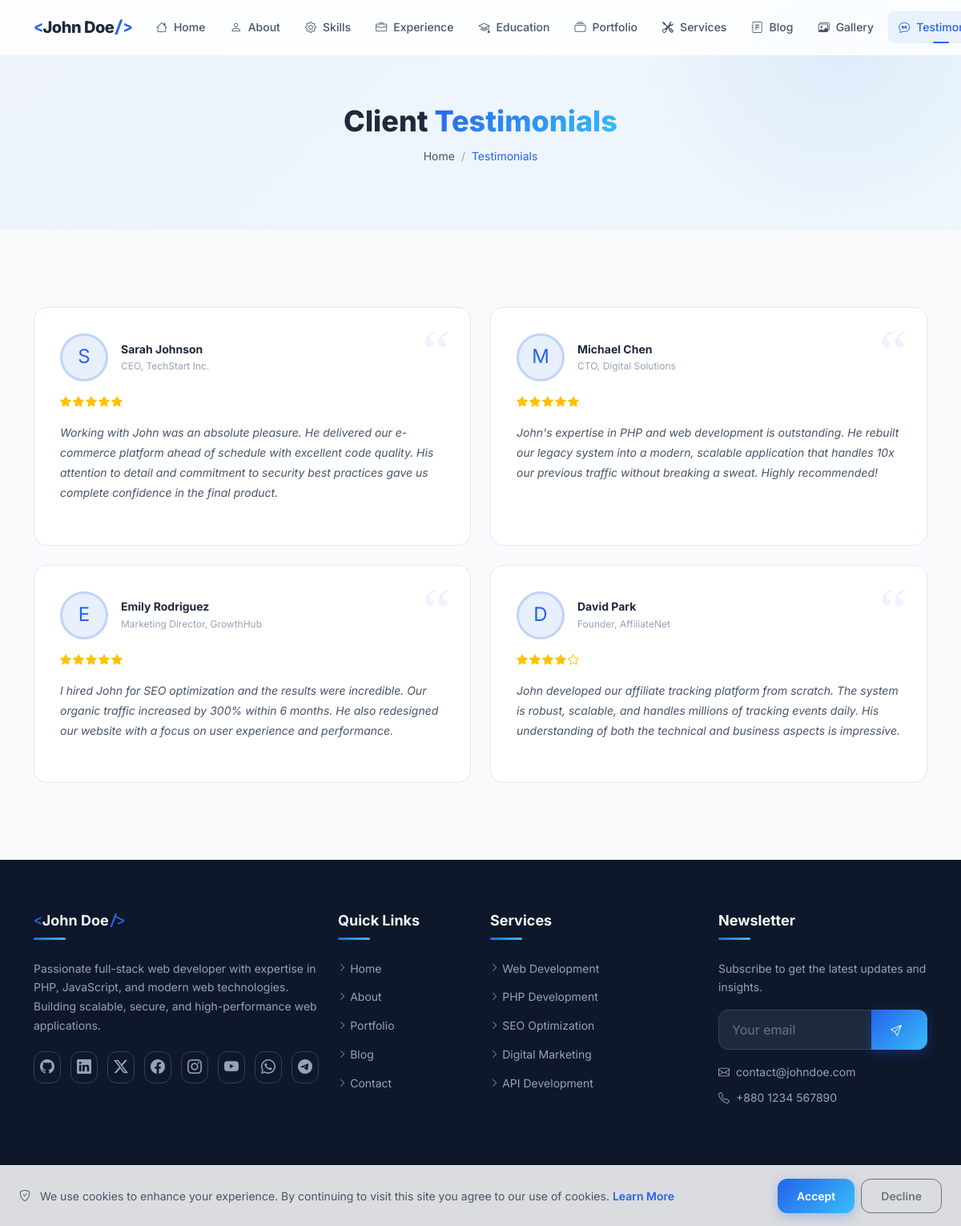
Screenshot of /testimonials with the database file from the repository.
### tables this page shows
CREATE TABLE IF NOT EXISTS `profile` (
    `id` INT UNSIGNED AUTO_INCREMENT PRIMARY KEY,
    `user_id` INT UNSIGNED NOT NULL,
    `full_name` VARCHAR(150) NOT NULL,
    `profession` VARCHAR(255) DEFAULT NULL,
    `photo` VARCHAR(255) DEFAULT NULL,
    `bio_short` TEXT DEFAULT NULL,
    `bio_full` LONGTEXT DEFAULT NULL,
    `birthday` DATE DEFAULT NULL,
    `nationality` VARCHAR(100) DEFAULT NULL,
    `location` VARCHAR(255) DEFAULT NULL,
    `languages` VARCHAR(500) DEFAULT NULL,
    `email` VARCHAR(255) DEFAULT NULL,
    `phone` VARCHAR(50) DEFAULT NULL,
    `website` VARCHAR(255) DEFAULT NULL,
    `mission` TEXT DEFAULT NULL,
    `vision` TEXT DEFAULT NULL,
    `goals` TEXT DEFAULT NULL,
    `typing_texts` TEXT DEFAULT NULL COMMENT 'JSON array of typing animation texts',
    `stats_experience_years` INT UNSIGNED DEFAULT 0,
    `stats_projects` INT UNSIGNED DEFAULT 0,
    `stats_clients` INT UNSIGNED DEFAULT 0,
    `stats_awards` INT UNSIGNED DEFAULT 0,
    `created_at` DATETIME DEFAULT CURRENT_TIMESTAMP,
    `updated_at` DATETIME DEFAULT CURRENT_TIMESTAMP ON UPDATE CURRENT_TIMESTAMP,
    FOREIGN KEY (`user_id`) REFERENCES `users`(`id`) ON DELETE CASCADE,
    INDEX `idx_user` (`user_id`)
);

CREATE TABLE IF NOT EXISTS `testimonials` (
    `id` INT UNSIGNED AUTO_INCREMENT PRIMARY KEY,
    `name` VARCHAR(150) NOT NULL,
    `photo` VARCHAR(255) DEFAULT NULL,
    `review` TEXT NOT NULL,
    `rating` TINYINT UNSIGNED DEFAULT 5 COMMENT '1-5 stars',
    `company` VARCHAR(200) DEFAULT NULL,
    `position` VARCHAR(200) DEFAULT NULL,
    `sort_order` INT UNSIGNED DEFAULT 0,
    `is_active` TINYINT(1) DEFAULT 1,
    `created_at` DATETIME DEFAULT CURRENT_TIMESTAMP,
    `updated_at` DATETIME DEFAULT CURRENT_TIMESTAMP ON UPDATE CURRENT_TIMESTAMP,
    INDEX `idx_sort` (`sort_order`)
);

CREATE TABLE IF NOT EXISTS `social_links` (
    `id` INT UNSIGNED AUTO_INCREMENT PRIMARY KEY,
    `platform` VARCHAR(50) NOT NULL,
    `url` VARCHAR(255) NOT NULL,
    `icon` VARCHAR(100) NOT NULL,
    `color` VARCHAR(20) DEFAULT NULL,
    `sort_order` INT UNSIGNED DEFAULT 0,
    `is_active` TINYINT(1) DEFAULT 1,
    `created_at` DATETIME DEFAULT CURRENT_TIMESTAMP,
    INDEX `idx_sort` (`sort_order`)
);

### pages/testimonials.php (the view, shortened to what the rows shown need)
<?php
$testimonials = [];
try {
    $testimonials = $db->fetchAll("SELECT * FROM testimonials WHERE is_active = 1 ORDER BY sort_order ASC");
} catch (Exception $e) {}
?>
<section class="page-header">
    <div class="container">
        <h1 class="page-title" data-aos="fade-up">Client <span class="gradient-text">Testimonials</span></h1>
    </div>
</section>
<section class="section">
    <div class="container">
        <div class="row g-4">
            <?php foreach ($testimonials as $index => $testimonial): ?>
            <div class="col-lg-6" data-aos="fade-up" data-aos-delay="<?php echo ($index % 2) * 100; ?>">
                <div class="testimonial-card">
                    <div class="d-flex align-items-center gap-3">
                        <?php if (!empty($testimonial['photo'])): ?>
                            <img src="<?php echo e(uploadUrl($testimonial['photo'])); ?>" alt="<?php echo e($testimonial['name']); ?>" class="testimonial-avatar">
                        <?php else: ?>
                            <div class="testimonial-avatar d-flex align-items-center justify-content-center" style="background: rgba(var(--primary-rgb), 0.1); font-size: 1.5rem; color: var(--primary);">
                                <?php echo strtoupper(substr($testimonial['name'], 0, 1)); ?>
                            </div>
                        <?php endif; ?>
                        <div>
                            <div class="testimonial-author"><?php echo e($testimonial['name']); ?></div>
                            <div class="testimonial-role">
                                <?php echo e($testimonial['position']); ?><?php echo $testimonial['company'] ? ', ' . e($testimonial['company']) : ''; ?>
                            </div>
                        </div>
                    </div>
                    <?php echo starRating((int)$testimonial['rating']); ?>
                    <p class="testimonial-text"><?php echo e($testimonial['review']); ?></p>
                </div>
            </div>
            <?php endforeach; ?>
        </div>
    </div>
</section>

### templates/header.php (shortened to what the rows shown need)
<?php
$profile = [];
try {
    $profile = $db->fetch("SELECT * FROM profile LIMIT 1") ?? [];
} catch (Exception $e) {
    $profile = [];
}
?>
<!DOCTYPE html>
<html lang="en" data-theme="light">
<head>
    <link rel="stylesheet" href="https://cdn.jsdelivr.net/npm/bootstrap@5.3.3/dist/css/bootstrap.min.css">
    <link rel="stylesheet" href="https://cdn.jsdelivr.net/npm/bootstrap-icons@1.11.3/font/bootstrap-icons.min.css">
    <link rel="stylesheet" href="https://unpkg.com/aos@2.3.1/dist/aos.css">
    <link rel="stylesheet" href="<?php echo asset('css/style.css'); ?>">
</head>
<body>
    <nav class="navbar navbar-expand-lg fixed-top glass-nav" id="mainNav">
        <div class="container">
            <a class="navbar-brand brand-logo" href="<?php echo url('home'); ?>">
                <?php if (!empty(getSetting('site_logo'))): ?>
                    <img src="<?php echo e(uploadUrl(getSetting('site_logo'))); ?>" alt="<?php echo e(SITE_NAME); ?>" height="40">
                <?php else: ?>
                    <span class="brand-text">
                        <span class="brand-accent">&lt;</span><?php echo e($profile['full_name'] ?? 'JD'); ?><span class="brand-accent">/&gt;</span>
                    </span>
                <?php endif; ?>
            </a>
        </div>
    </nav>
    <main id="main-content">

### functions/helpers.php (shortened to what the rows shown need)
<?php
function e(?string $value): string
{
    return htmlspecialchars($value ?? '', ENT_QUOTES, 'UTF-8');
}
function asset(string $path): string
{
    return SITE_URL . 'assets/' . ltrim($path, '/') . '?v=' . ASSET_VERSION;
}
function url(string $page = ''): string
{
    if (empty($page) || $page === 'home') {
        return rtrim(SITE_URL, '/') . '/';
    }
    return rtrim(SITE_URL, '/') . '/' . ltrim($page, '/');
}
function truncate(string $text, int $length = 150, string $suffix = '...'): string
{
    $text = strip_tags($text);
    if (mb_strlen($text) <= $length) {
        return $text;
    }
    return mb_substr($text, 0, $length) . $suffix;
}
function getSetting(string $key, string $default = ''): string
{
    global $siteSettings;
    return $siteSettings[$key] ?? $default;
}
function starRating(int $rating): string
{
    $html = '<div class="star-rating">';
    for ($i = 1; $i <= 5; $i++) {
        if ($i <= $rating) {
            $html .= '<i class="bi bi-star-fill text-warning"></i>';
        } else {
            $html .= '<i class="bi bi-star text-warning"></i>';
        }
    }
    $html .= '</div>';
    return $html;
}

### templates/footer.php (shortened to what the rows shown need)
    </main>
    <footer class="site-footer">
        <div class="footer-top">
            <div class="container">
                <div class="row g-4">
                    <div class="col-lg-4 col-md-6">
                        <div class="footer-widget">
                            <h5 class="footer-title">
                                <span class="brand-accent">&lt;</span><?php echo e($profile['full_name'] ?? SITE_NAME); ?><span class="brand-accent">/&gt;</span>
                            </h5>
                            <p class="footer-desc">
                                <?php echo e(truncate($profile['bio_short'] ?? SITE_DESCRIPTION, 200)); ?>
                            </p>
                            <div class="footer-social">
                                <?php foreach ($socialLinks as $social): ?>
                                <a href="<?php echo e($social['url']); ?>" target="_blank" rel="noopener noreferrer" class="social-icon" title="<?php echo e($social['platform']); ?>" style="--social-color: <?php echo e($social['color'] ?? '#2563EB'); ?>">
                                    <i class="<?php echo e($social['icon']); ?>"></i>
                                </a>
                                <?php endforeach; ?>
                            </div>
                        </div>
                    </div>
                    <div class="col-lg-3 col-md-6">
                        <div class="footer-widget">
                            <div class="footer-contact-info mt-3">
                                <?php if (!empty(getSetting('contact_email'))): ?>
                                <p><i class="bi bi-envelope me-2"></i><?php echo e(getSetting('contact_email')); ?></p>
                                <?php endif; ?>
                                <?php if (!empty(getSetting('contact_phone'))): ?>
                                <p><i class="bi bi-telephone me-2"></i><?php echo e(getSetting('contact_phone')); ?></p>
                                <?php endif; ?>
                            </div>
                        </div>
                    </div>
                </div>
            </div>
        </div>
        <div class="footer-bottom">
            <div class="container">
                <div class="row align-items-center">
                    <div class="col-md-6 text-center text-md-start">
                        <p class="mb-0"><?php echo e(getSetting('footer_text', '© ' . date('Y') . ' ' . ($profile['full_name'] ?? SITE_NAME) . '. All rights reserved.')); ?></p>
                    </div>
                </div>
            </div>
        </div>
    </footer>
</body>
</html>

### rows the page displays
profile: full_name "John Doe", bio_short "Passionate full-stack web developer with expertise in PHP, JavaScript, and modern web technologies. Building scalable, secure, and high-performance web applications.", email "contact@johndoe.com", phone "+880 1234 567890"
testimonials: name "S", name "Sarah Johnson", position "CEO", company "TechStart Inc.", rating 5 (drawn), review "Working with John was an absolute pleasure. He delivered our e-commerce platform ahead of schedule with excellent code quality. His attention to detail and commitment to security best practices gave us complete confidence in the final product."
testimonials: name "M", name "Michael Chen", position "CTO", company "Digital Solutions", rating 5 (drawn), review "John's expertise in PHP and web development is outstanding. He rebuilt our legacy system into a modern, scalable application that handles 10x our previous traffic without breaking a sweat. Highly recommended!"
testimonials: name "E", name "Emily Rodriguez", position "Marketing Director", company "GrowthHub", rating 5 (drawn), review "I hired John for SEO optimization and the results were incredible. Our organic traffic increased by 300% within 6 months. He also redesigned our website with a focus on user experience and performance."
testimonials: name "D", name "David Park", position "Founder", company "AffiliateNet", rating 4 (drawn), review "John developed our affiliate tracking platform from scratch. The system is robust, scalable, and handles millions of tracking events daily. His understanding of both the technical and business aspects is impressive."

### other values shown
$item['label'] "Home"
$item['label'] "About"
$item['label'] "Skills"
$item['label'] "Experience"
$item['label'] "Education"
$item['label'] "Portfolio"
$item['label'] "Services"
$item['label'] "Blog"
$item['label'] "Gallery"
